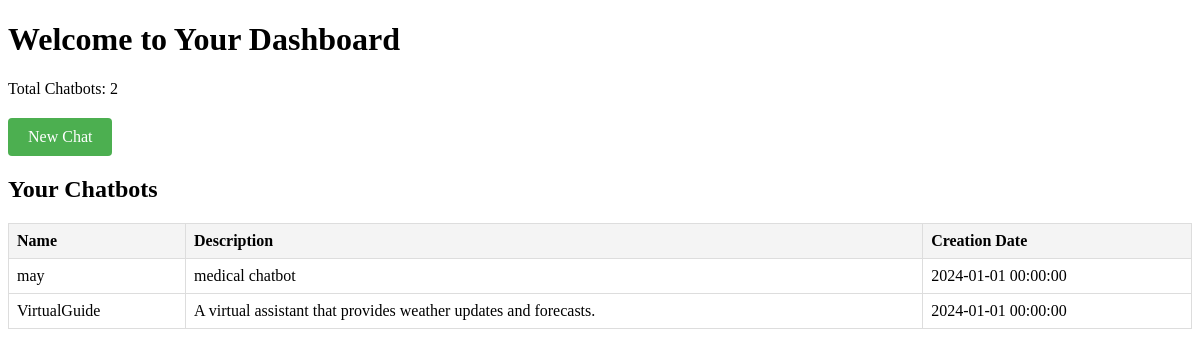
The app's page /dashboard/ (signed in) with its own data.
### myapp/models.py (models this page shows)
class Chatbot(models.Model):
    name = models.CharField(max_length=100)
    description = models.TextField()
    personality = models.TextField(default="Friendly")
    user = models.ForeignKey('auth.User', on_delete=models.CASCADE)
    created_at = models.DateTimeField(auto_now_add=True)

### myapp/views.py (the view)
# urls.py: path('dashboard/', views.dashboard, name='dashboard'),
@login_required
def dashboard(request):
    user_chatbots = Chatbot.objects.filter(user=request.user)
    total_chatbots = user_chatbots.count()
    chatbot_stats = [
        {
            "name": chatbot.name,
            "created_at": chatbot.created_at.strftime('%Y-%m-%d %H:%M:%S'),  # Format the date
            "description": chatbot.description,
        }
        for chatbot in user_chatbots
    ]
    context = {
        "total_chatbots": total_chatbots,
        "chatbot_stats": chatbot_stats,
    }
    return render(request, "dashboard.html", context)

### myapp/templates/dashboard.html (shortened to what this page needs)
<!DOCTYPE html>
<html lang="en">
<head>
</head>
<body>
    <h1>Welcome to Your Dashboard</h1>
    <p>Total Chatbots: {{ total_chatbots }}</p>
    <div class="button-container">
        <a href="{% url 'create_chatbot_step1' %}" class="new-chat-btn">New Chat</a>
    </div>
    <h2>Your Chatbots</h2>
    <table>
        <thead>
            <tr>
                <th>Name</th>
                <th>Description</th>
                <th>Creation Date</th>
            </tr>
        </thead>
        <tbody>
            {% for chatbot in chatbot_stats %}
            <tr>
                <td>{{ chatbot.name }}</td>
                <td>{{ chatbot.description }}</td>
                <td>{{ chatbot.created_at }}</td>
            </tr>
            {% empty %}
            <tr>
                <td colspan="3">You haven't created any chatbots yet.</td>
            </tr>
            {% endfor %}
        </tbody>
    </table>
</body>
</html>

### myapp/templates/dashboard.html (style rules this page uses)
table { width: 100%; border-collapse: collapse; margin-top: 20px; }
th, td { border: 1px solid #ddd; padding: 8px; text-align: left; }
th { background-color: #f4f4f4; }
.button-container { margin-top: 20px; }
.new-chat-btn { display: inline-block; padding: 10px 20px; background-color: #4CAF50; color: white; text-decoration: none; border-radius: 4px; }

### records on screen
Chatbot: name "may", description "medical chatbot"
Chatbot: name "VirtualGuide", description "A virtual assistant that provides weather updates and forecasts."

### other values on screen
{{ total_chatbots }} "2"
{{ chatbot.created_at }} "2024-01-01 00:00:00" "2024-01-01 00:00:00"
